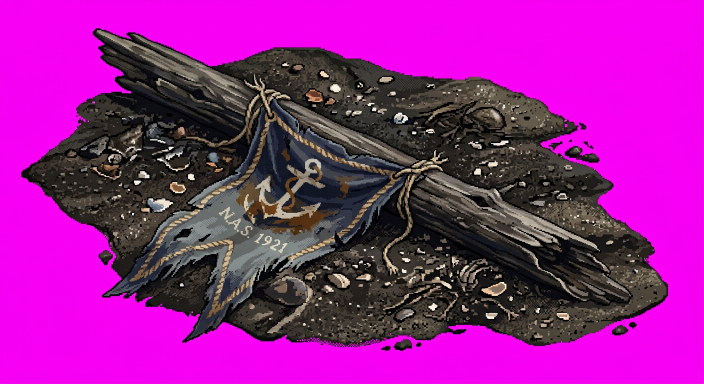
#> input picture assets/source-art/docas-ambiente-lote6/bandeira-rasgada.png, 1408 x 768 px (shown at 1/2 size); its folder holds 4 pictures in this run
$ python preparar-docas-ambiente-lote6.py
#> lines starting #> are read from the running program, lines starting #| are printed output that depends on the picture; after the words box and inside, x2 and y2 are one past the last pixel; in counts of white or black regions, pixels touching at a corner belong together
from pathlib import Path
from PIL import Image
import numpy as np,json,hashlib
root=Path(__file__).resolve().parents[1];src=root/'assets/source-art/docas-ambiente-lote6';out=root/'assets/sprites/docas-ambiente-lote6';out.mkdir(parents=True,exist_ok=True);records=[]
for path in sorted(src.glob('*.png')):
 a=np.array(Image.open(path).convert('RGBA'));rgb=a[:,:,:3].astype(float)
 # Magenta matte, preserving black cables and the dark puddle.
 excess=np.minimum(rgb[:,:,0],rgb[:,:,2])-rgb[:,:,1];alpha=np.clip((60-excess)/25,0,1)
#> after `excess = np.minimum(rgb[:, :, 0], rgb[:, :, 2]) - rgb[:, :, 1]`:
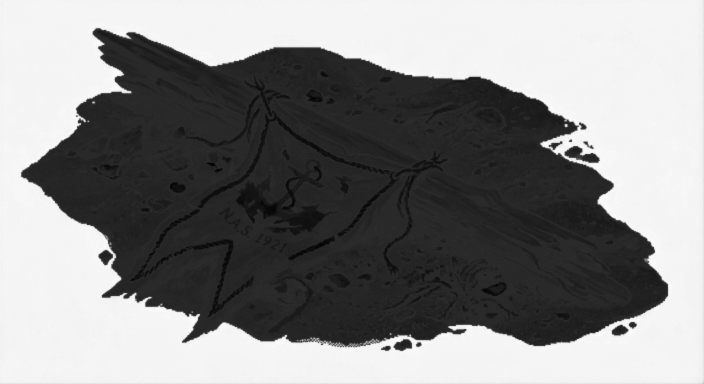
#> excess: shape (768, 1408) float64 (shown at 1/2 size); min -50, max 255, mean 113.6; drawn with min black and max white
#> after `alpha = np.clip((60 - excess) / 25, 0, 1)`:
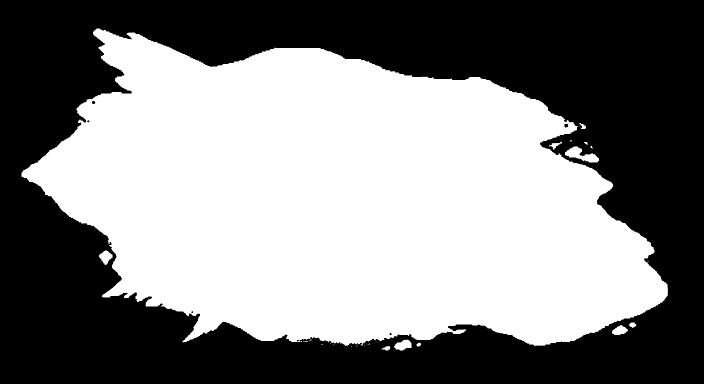
#> alpha: shape (768, 1408) float64 (shown at 1/2 size); min 0, max 1, mean 0.514
 a[:,:,3]=(a[:,:,3]*alpha).astype('uint8');partial=alpha<.99
#> after `a[:, :, 3] = (a[:, :, 3] * alpha).astype('uint8')`:
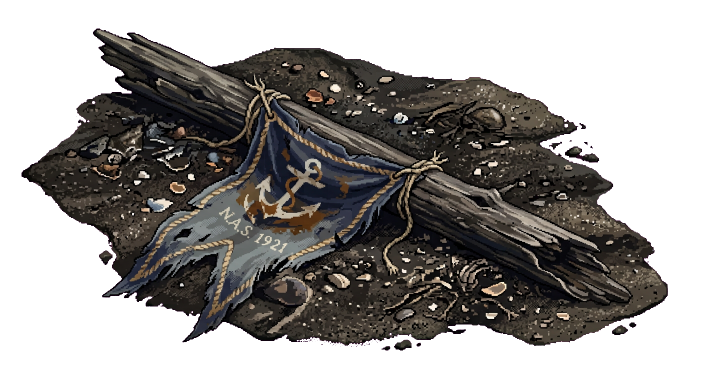
#> a: shape (768, 1408, 4) (shown at 1/2 size); mean R, G, B, A 151.5, 30.4, 145.1, 131.2; transparent parts drawn white
#> after `partial = alpha < 0.99`:
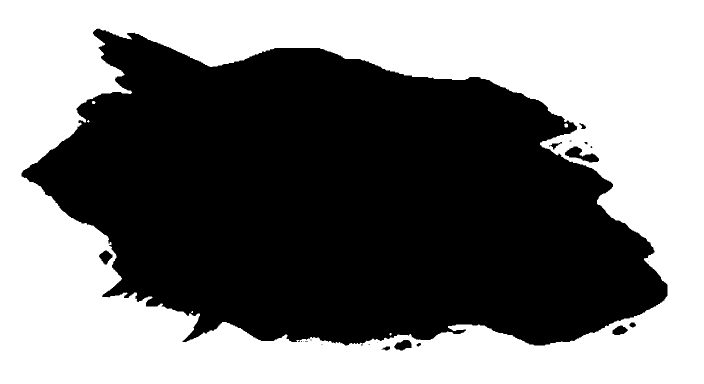
#> partial: shape (768, 1408) bool (shown at 1/2 size); 48.7% white; 6 white regions (3 under 20 px), largest, box (x1, y1, x2, y2) and area: (0, 0, 1408, 768) 525994, (1128, 247, 1136, 255) 52, (184, 202, 191, 208) 35
 for ch in [0,2]:a[:,:,ch]=np.where(partial,np.minimum(a[:,:,ch],a[:,:,1]),a[:,:,ch])
 a[a[:,:,3]==0]=0;im=Image.fromarray(a);box=im.getchannel('A').point(lambda n:255 if n>20 else 0).getbbox();assert box,path
#> after `a[a[:, :, 3] == 0] = 0`:
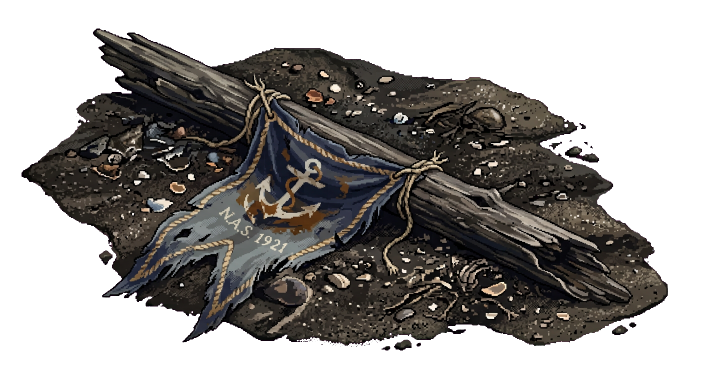
#> a: shape (768, 1408, 4) (shown at 1/2 size); mean R, G, B, A 32.5, 30, 27.8, 131.2; transparent parts drawn white
#> after `box = im.getchannel('A').point(lambda n: 255 if n > 20 else 0).getbbox`: box = (43, 57, 1336, 701)
 im=im.crop(box);im.thumbnail((512,512),Image.Resampling.LANCZOS);im.save(out/path.name,optimize=True)
#> after `im = im.crop(box)`:
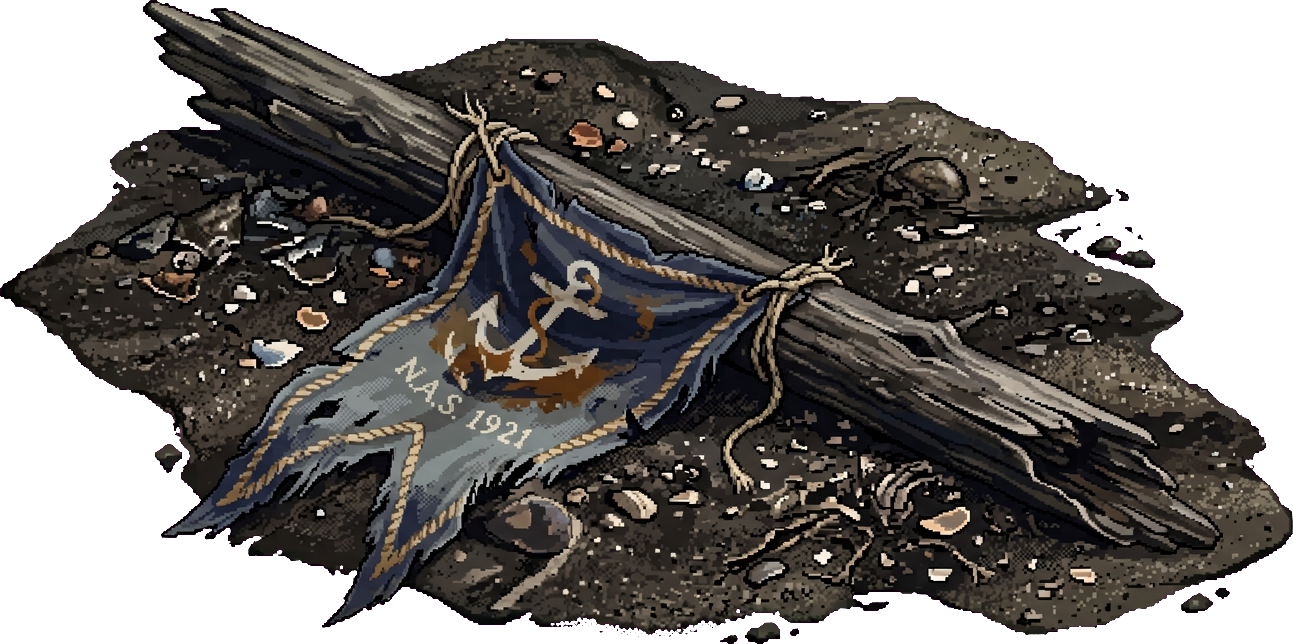
#> im: PIL image 1293x644 RGBA; mean R, G, B, A 42.2, 38.9, 36, 170.4; transparent parts drawn white
#> after `im.thumbnail((512, 512), Image.Resampling.LANCZOS)`:
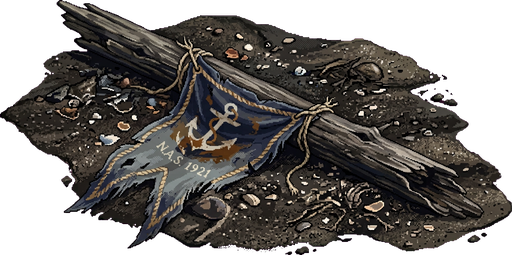
#> im: PIL image 512x255 RGBA; mean R, G, B, A 42.9, 39.3, 36.7, 170.4; transparent parts drawn white
 records.append({'id':path.stem,'size':im.size,'sourceSha256':hashlib.sha256(path.read_bytes()).hexdigest()})
#> pass 2 of the loop `for path in sorted(src.glob('*.png')):`:
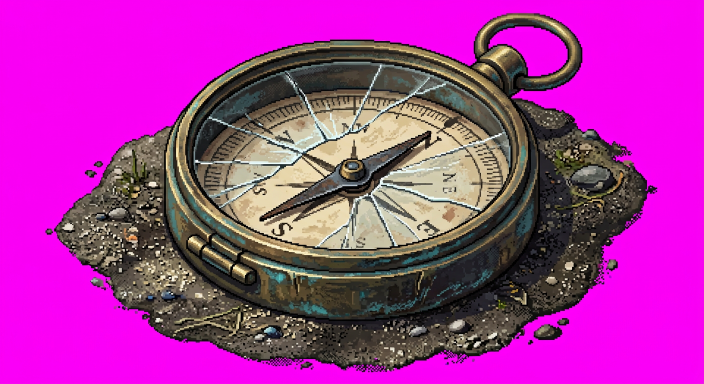
#> input picture assets/source-art/docas-ambiente-lote6/bussola-quebrada.png, 1408 x 768 px (shown at 1/2 size)
#> partial: shape (768, 1408) bool; 47.9% white; 6 white regions (2 under 20 px), largest, box (x1, y1, x2, y2) and area: (0, 0, 1408, 768) 508629, (976, 52, 1136, 153) 9582, (748, 716, 756, 720) 24, (1253, 330, 1260, 335) 21
#> `a[a[:, :, 3] == 0] = 0`:
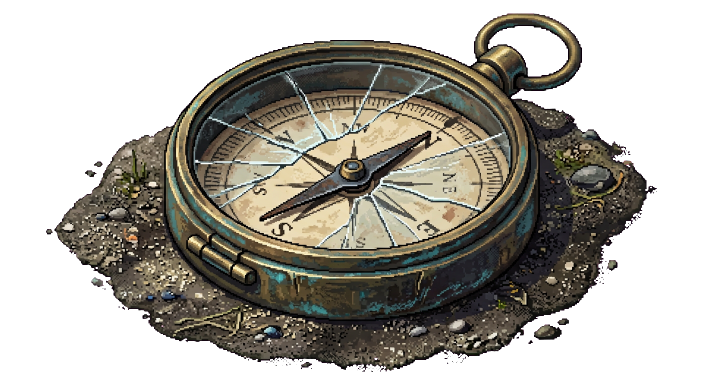
#> a: shape (768, 1408, 4) (shown at 1/2 size); mean R, G, B, A 52, 48.9, 41.2, 133.1; transparent parts drawn white
#> box = (92, 27, 1314, 744)
#> im: PIL image 1222x717 RGBA
#> `im.thumbnail((512, 512), Image.Resampling.LANCZOS)`:
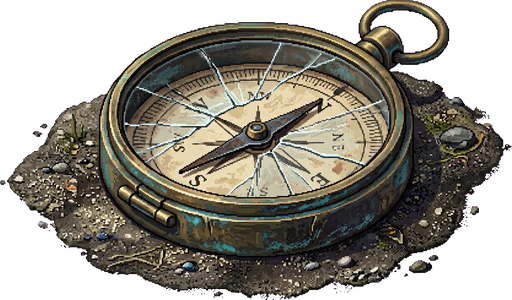
#> im: PIL image 512x300 RGBA; mean R, G, B, A 64.6, 60.6, 51.3, 164.3; transparent parts drawn white
#> pass 3 of the loop `for path in sorted(src.glob('*.png')):`:
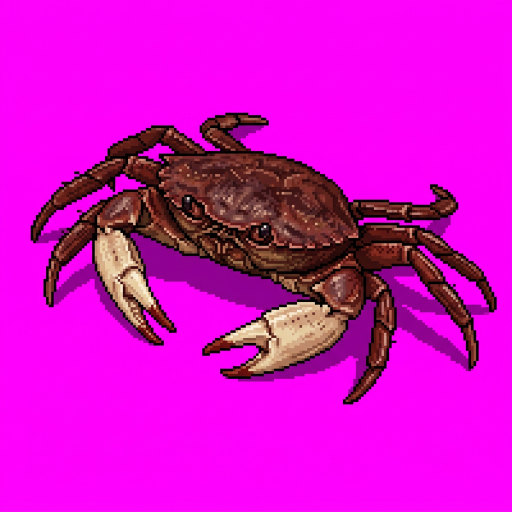
#> input picture assets/source-art/docas-ambiente-lote6/caranguejo.png, 1024 x 1024 px (shown at 1/2 size)
#> rgb: shape (1024, 1024, 3) float64
#> excess: shape (1024, 1024) float64
#> alpha: shape (1024, 1024) float64
#> `partial = alpha < 0.99`:
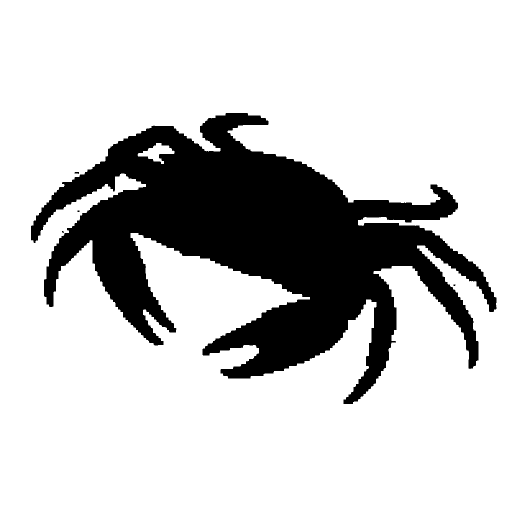
#> partial: shape (1024, 1024) bool (shown at 1/2 size); 78.8% white; 5 black regions (3 under 20 px), largest, box (x1, y1, x2, y2) and area: (62, 226, 993, 808) 222359, (149, 344, 158, 348) 27
#> box = (62, 226, 993, 808)
#> im: PIL image 931x582 RGBA
#> `im.thumbnail((512, 512), Image.Resampling.LANCZOS)`:
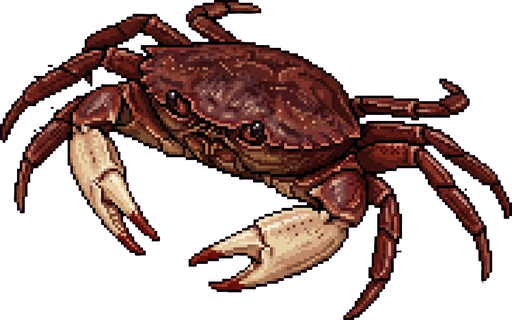
#> im: PIL image 512x320 RGBA; mean R, G, B, A 41.1, 21.9, 18.9, 105.3; transparent parts drawn white
#> the loop made 4 passes; the first 3 are shown
#> (the run stopped early here; a loop or call above may not have finished)
